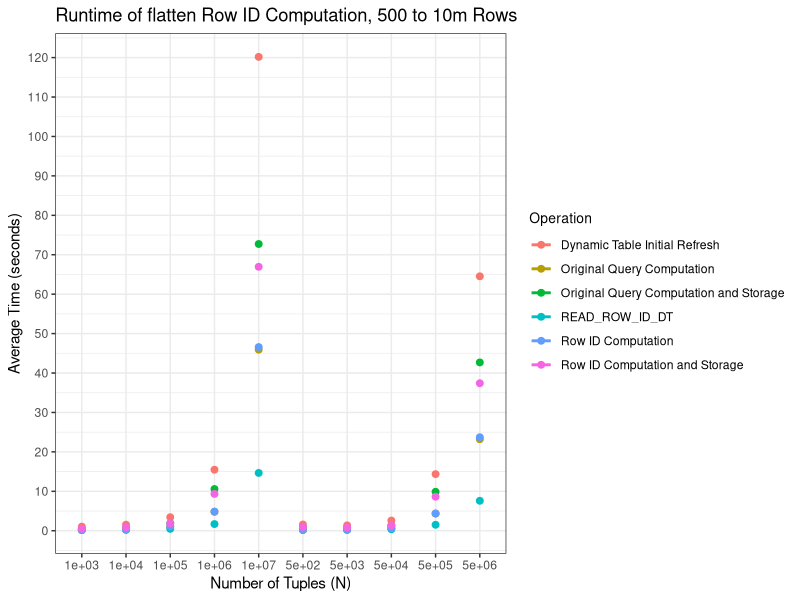
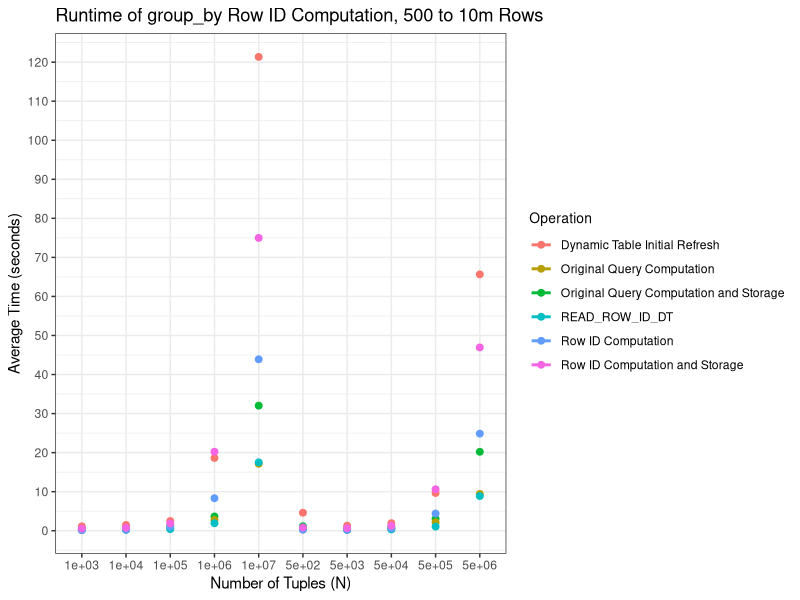
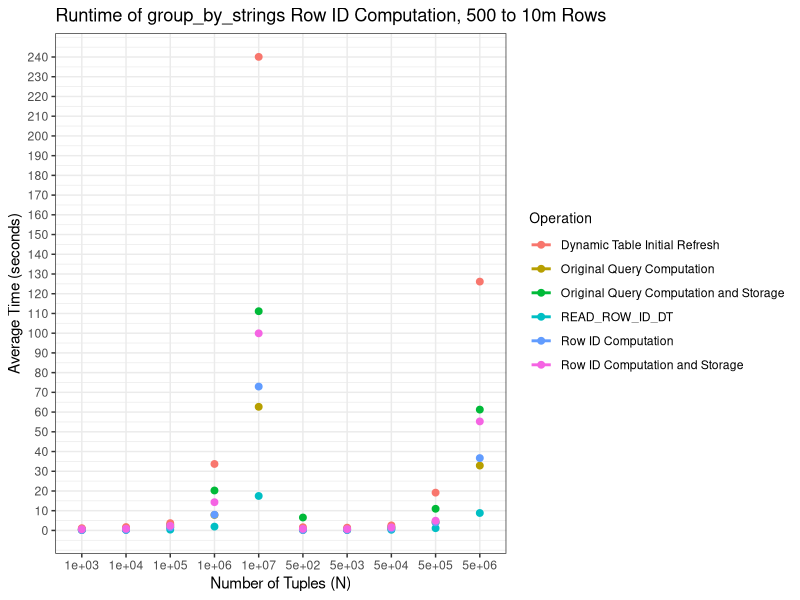
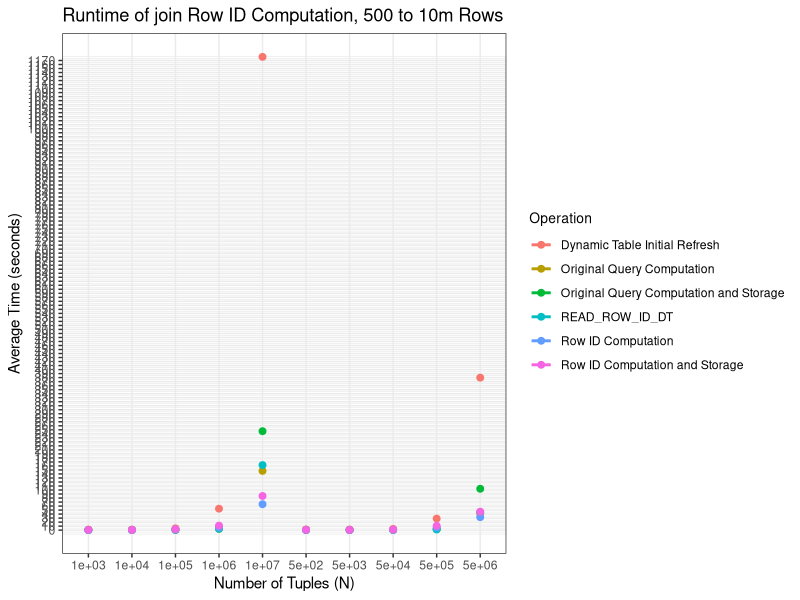
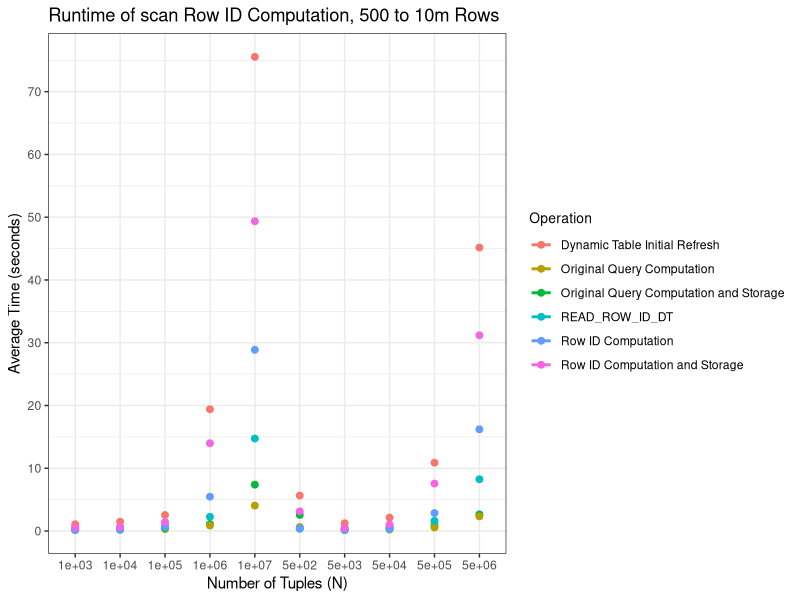
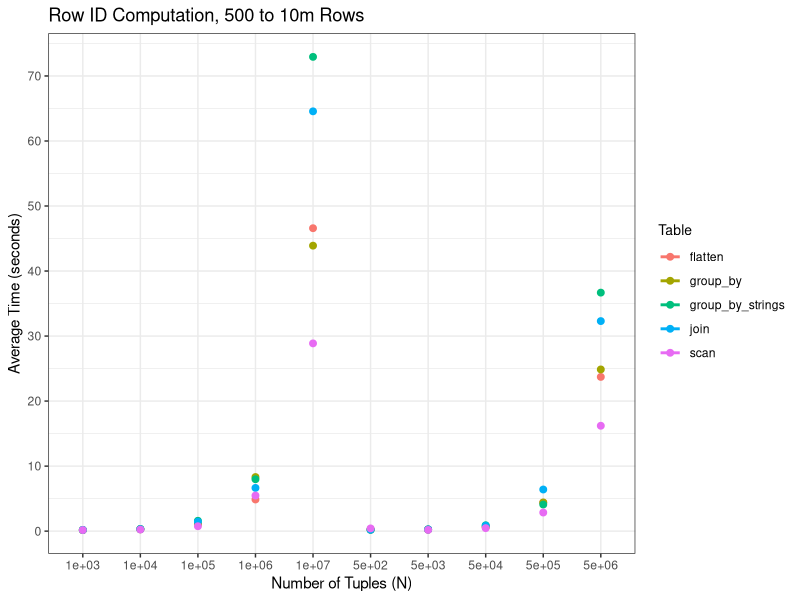
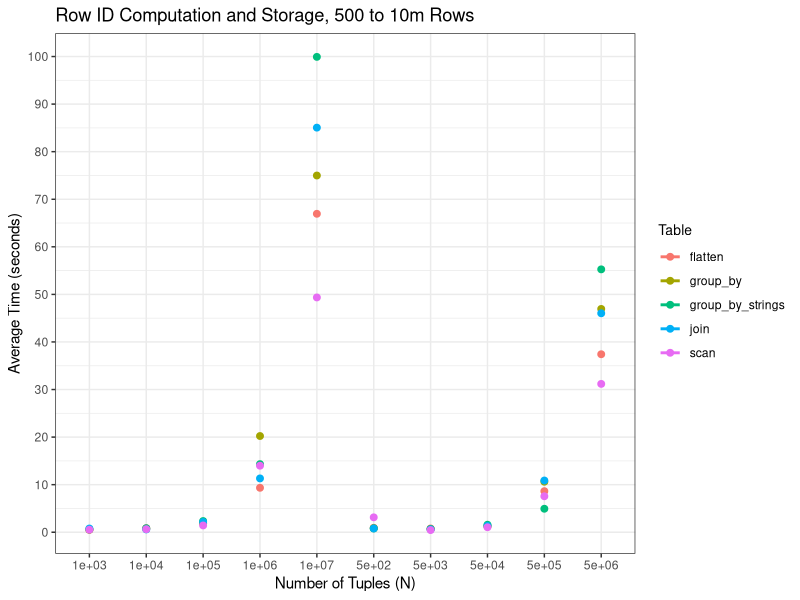

Reproduce these figures in R, in order.
# Set CRAN mirror
options(repos = c(CRAN = "https://cloud.r-project.org/"))

# Install required packages if they are not installed
packages <- c("dplyr", "ggplot2", "readr", "scales")
new_packages <- packages[!(packages %in% installed.packages()[,"Package"])]
if (length(new_packages)) {
  install.packages(new_packages)
}

# Load required libraries
library(dplyr)
library(ggplot2)
library(readr)
library(scales)

# Load data from CSV
df <- read_csv('benchmark_results_row_id_final.csv')

# Cast N to string with commas for better readability
df <- df %>%
  mutate(N_str = format(N, big.mark = ","))

df <- df %>%
  mutate(Time = as.numeric(Time))

# Group by relevant columns and calculate average time
df_avg <- df %>%
  group_by(N, Operation, Table) %>%
  summarise(Time = mean(Time), .groups = 'drop') %>%
  left_join(df %>% select(N, N_str) %>% distinct(), by = "N")

# Rename operations for better clarity
label_map <- c(
  'QUERY' = 'Original Query Computation',
  'INSERT' = 'Original Query Computation and Storage',
  'ROW_ID' = 'Row ID Computation',
  'WRITE_ROW_ID' = 'Row ID Computation and Storage',
  'REFRESH' = 'Dynamic Table Initial Refresh'
)
df_avg$Operation <- recode(df_avg$Operation, !!!label_map)

# Unique tables and operations
tables <- unique(df_avg$Table)
operations <- unique(df_avg$Operation)

# Create plots directory if it doesn't exist
if (!dir.exists('plots')) {
  dir.create('plots')
}

# Plot for each table
for (table in tables) {
  plot_data <- df_avg %>% filter(Table == table)

  # Create plot
  p <- ggplot(plot_data, aes(x = N_str, y = Time, color = Operation)) +
    geom_line(size = 1) +  # Line for each operation
    geom_point(size = 2) +  # Points for each operation
    labs(title = paste('Runtime of', table, 'Row ID Computation, 500 to 10m Rows'),
         x = 'Number of Tuples (N)', y = 'Average Time (seconds)') +
    scale_y_continuous(breaks = seq(0, ceiling(max(plot_data$Time, na.rm = TRUE)), by = 10)) +
    theme_bw() +  # White background theme
    theme(legend.title = element_text(size = 10))

  # Save the plot to a file with higher resolution
  ggsave(filename = file.path('plots', paste0(tolower(table), '_performance.png')), plot = p, dpi = 300)
}

# Create a single plot for Row ID Computation
p_row_id <- ggplot(df_avg %>% filter(Operation == 'Row ID Computation'), aes(x = N_str, y = Time, color = Table)) +
  geom_line(size = 1) +  # Line for each table
  geom_point(size = 2) +  # Points for each table
  labs(title = 'Row ID Computation, 500 to 10m Rows',
       x = 'Number of Tuples (N)', y = 'Average Time (seconds)') +
  scale_y_continuous(breaks = seq(0, ceiling(max(df_avg$Time[df_avg$Operation == 'Row ID Computation'], na.rm = TRUE)), by = 10)) +
  theme_bw() +  # White background theme
  theme(legend.title = element_text(size = 10))

# Save the plot to a file with higher resolution
ggsave(filename = 'plots/row_id_computation_performance.png', plot = p_row_id, dpi = 300)

# Create a single plot for Row ID Computation and Storage
p_row_id_storage <- ggplot(df_avg %>% filter(Operation == 'Row ID Computation and Storage'), aes(x = N_str, y = Time, color = Table)) +
  geom_line(size = 1) +  # Line for each table
  geom_point(size = 2) +  # Points for each table
  labs(title = 'Row ID Computation and Storage, 500 to 10m Rows',
       x = 'Number of Tuples (N)', y = 'Average Time (seconds)') +
  scale_y_continuous(breaks = seq(0, ceiling(max(df_avg$Time[df_avg$Operation == 'Row ID Computation and Storage'], na.rm = TRUE)), by = 10)) +
  theme_bw() +  # White background theme
  theme(legend.title = element_text(size = 10))

# Save the plot to a file with higher resolution
ggsave(filename = 'plots/row_id_computation_and_storage_performance.png', plot = p_row_id_storage, dpi = 300)
